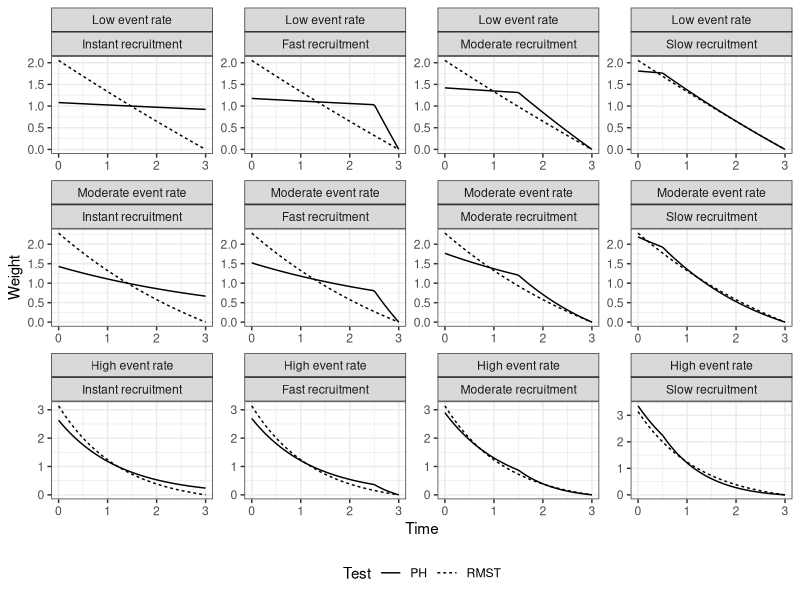

R code for this plot:
#-------------------------------------------------------------
# Load libraries for plotting
#-------------------------------------------------------------
library(ggplot2)
library(dplyr)
library(purrr)

#-------------------------------------------------------------
# Main function for plotting weight functions for 
# the simulation scenarios
#-------------------------------------------------------------
plot_weight_f <- function(s_1 = 0.9, rec_period = 0.001, hr = 0.67, max_t = 3.001, tau_target = 3) {
  
  # Classify event rate based on s_1 value
  event_rate <- dplyr::case_when(
    s_1 == 0.9 ~ "Low",
    s_1 == 0.6 ~ "Moderate",
    s_1 == 0.2 ~ "High",
    TRUE ~ as.character(s_1)
  )
  
  # Classify recruitment rate based on rec_period value
  rec_rate <- dplyr::case_when(
    rec_period == 0.001 ~ "Instant",
    rec_period == 0.5 ~ "Fast",
    rec_period == 1.5 ~ "Moderate",
    rec_period == 2.5 ~ "Slow",
    TRUE ~ as.character(rec_period)
  )
  
  # Compute the control and experimental hazard rates
  lambda_e <- -log(s_1) / 3  # Experimental arm rate
  lambda_c <- lambda_e / hr  # Control arm rate (adjusted for hazard ratio)
  
  # Create a time sequence to evaluate the weight functions
  t_seq <- seq(0, tau_target, length.out = 100)
  
  ## Calculate survival functions
  # Censoring survival: proportion of subjects remaining in the trial at time t
  surv_c <- 1 - pmax(0, (t_seq - (max_t - rec_period)) / rec_period)
  
  # Control arm survival: exponential survival curve based on the control rate
  surv_0 <- exp(-lambda_c * t_seq)
  
  ## Calculate weights for the two tests
  # Log-Rank weight: product of censoring and control survival probabilities
  w_lr <- surv_c * surv_0
  
  # RMST weight: restricted mean survival time weight function
  w_rmst <- (exp(-lambda_c * t_seq) - exp(-lambda_c * tau_target)) / (1 - exp(-lambda_c * tau_target))
  
  # Normalize weights and prepare data for plotting
  out_dat <- data.frame(
    Time = rep(t_seq, 2),  # Time points
    Weight = c(w_lr / mean(w_lr), w_rmst / mean(w_rmst)),  # Normalized weights
    Test = rep(c("PH", "RMST"), each = length(t_seq)),  # Test types
    event_rate = event_rate,  # Event rate category
    rec_rate = rec_rate  # Recruitment rate category
  )
  
  return(out_dat)
}


#-------------------------------------------------------------
# Set up parameters for event rates and recruitment periods
#-------------------------------------------------------------

s_1_values <- c(0.9, 0.6, 0.2)  # Event rates (low, moderate, high)
rec_period_values <- c(0.001, 0.5, 1.5, 2.5)  # Recruitment periods (instant, fast, moderate, slow)

#-------------------------------------------------------------
# Generate combinations of event rates and recruitment periods using expand.grid
# Apply plot_weight_f across these combinations using purrr::map2_df
#-------------------------------------------------------------

p_res <- purrr::map2_df(
  expand.grid(s_1_values, rec_period_values)[, 1],  # Event rates
  expand.grid(s_1_values, rec_period_values)[, 2],  # Recruitment periods
  plot_weight_f
)


#-------------------------------------------------------------
# Relabel recruitment rate factors for better plot readability
#-------------------------------------------------------------
p_res$rec_rate <- factor(p_res$rec_rate,
                         levels = c("Instant", "Fast", "Moderate", "Slow"),
                         labels = c("Instant recruitment", "Fast recruitment", 
                                    "Moderate recruitment", "Slow recruitment"))

# Relabel event rate factors for better plot readability
p_res$event_rate <- factor(p_res$event_rate,
                           levels = c("Low", "Moderate", "High"),
                           labels = c("Low event rate", "Moderate event rate", 
                                      "High event rate"))

#-------------------------------------------------------------
# Generate the weight function plot with facets 
# for event rate and recruitment rate
#-------------------------------------------------------------
weight_function_plot <-
  ggplot(data = p_res, mapping = aes(x = Time, y = Weight, linetype = Test)) +
  geom_line() +
  facet_wrap(event_rate ~ rec_rate, scales = "free") +
  theme_bw() +
  labs(x = "Time", y = "Weight", linetype = "Test") +
  theme(legend.position = "bottom")

#-------------------------------------------------------------
# Save the plot as a high-resolution PNG file
#-------------------------------------------------------------
ggsave("figs/weight_functions.png", 
       weight_function_plot, 
       width = 10, 
       height = 6, 
       units = "in", 
       dpi = 300)
